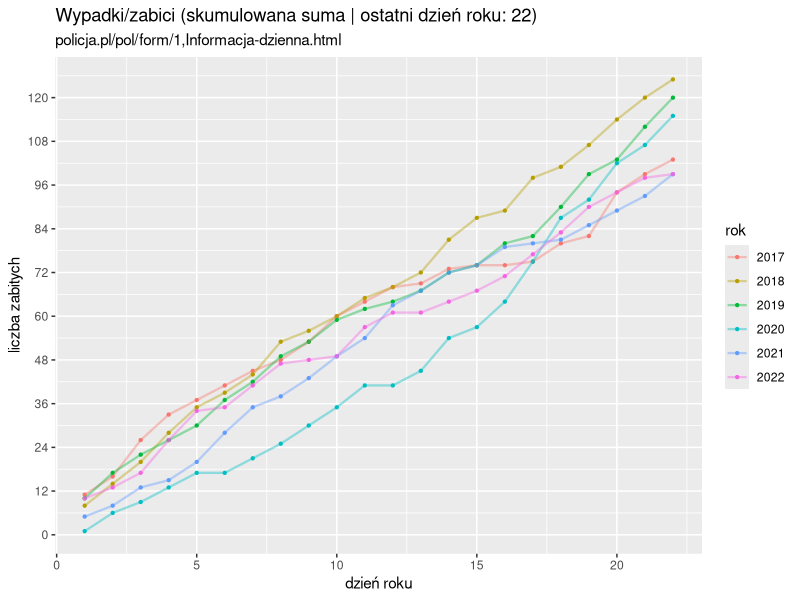

Write R code to recreate this figure.
#! --- R ---
library("tidyverse")
library("ggplot2")
library(lubridate)
#

dd <- read.csv("pp.csv", sep = ';',  header=T, na.string="NA") %>%
  select(data, zabici) %>%
  arrange(data) %>%
  mutate(rok = substr(data, 1, 4),
         dzienrok = yday(as.Date(data))
         ) %>%
  ## rok 2008 jest niepełny
  filter (rok > 2008) 

d.cum <- dd %>%
  filter (rok > 2016) %>%
  group_by(rok) %>%
  mutate( zc =cumsum(zabici), lzc = last(zc) ) %>%
  ungroup() %>%
  mutate (lday=last(dzienrok)) %>%
  filter (dzienrok <= lday)

max.y <- max(d.cum$zc, na.rm = T)
last.y.day <- d.cum$lday

wd.y <- floor(max.y /10)

p2c <- ggplot(d.cum, aes(x= dzienrok, y=zc, color=as.factor(rok))) + 
  geom_point(size=.8) +
  #geom_smooth(method="loess", size=1, se=F, span=.5) +
  geom_line(size=.8, alpha=.4) +
  xlab(label="dzień roku") +
  ylab(label='liczba zabitych') +
  scale_y_continuous(breaks=seq(0, wd.y * 10 + wd.y, by=wd.y)) +
  scale_color_hue(name="rok") +
  ggtitle(sprintf("Wypadki/zabici (skumulowana suma | ostatni dzień roku: %i)", last.y.day), 
          subtitle="policja.pl/pol/form/1,Informacja-dzienna.html") 

ggsave(plot=p2c, "PPW_Zabici_Cum.png", width=12)
##p2c
##
##
